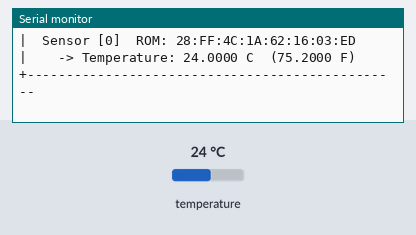
Bench run of a program on a simulated ESP32-S3. Parts: the last lines printed to the serial monitor. Inputs (shaded band) come from the test bench; at power-on: temperature 24 °C.

Above: at 2.2 s.
2.3 s: temperature set to 12 °C
At 4.5 s:
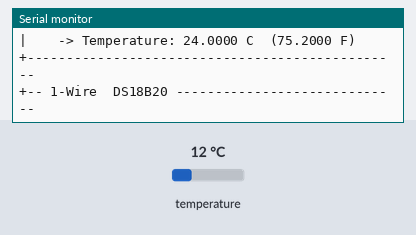
6.0 s: temperature set to 19 °C
At 8.7 s:
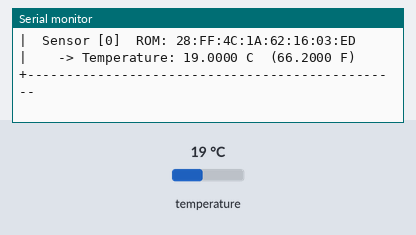
Timing chart, 0 to 10.2 s (numbered marks = the images above; inputs shaded):
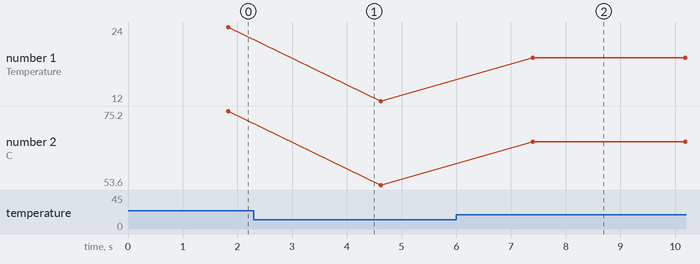

Measured:
- after the input at 6.0 s, the serial monitor: prints a new line after 1.4 s (image 2)
- plotted number 1: 12 → 19 after the input at 6.0 s
- plotted number 2: 75.2 → 53.6 after the input at 2.3 s, 53.6 → 66.2 after the input at 6.0 s

The program:

main.cpp
```cpp
/**
 * LAB 2.4 -- 1-Wire Protocol on ESP32-S3
 *
 * Sensor:
 *   DS18B20  -- digital temperature sensor, 1-Wire bus
 *
 * Wiring:
 *   DS18B20  DATA  -> GPIO4   (4.7 kOhm pull-up to 3.3V required!)
 *   DS18B20  VCC   -> 3.3V
 *   DS18B20  GND   -> GND
 *
 * 1-Wire key facts:
 *   - Single wire for data + power (parasitic mode) or separate VCC
 *   - Each device has unique 64-bit ROM address (8-byte serial number)
 *   - Master initiates all communication; devices answer by address
 *   - Multiple sensors can share the same bus wire
 */

#include <Arduino.h>
#include <OneWire.h>
#include <DallasTemperature.h>

// --- Pin definitions ---------------------------------------------------------
#define ONE_WIRE_BUS  4    // DS18B20 data pin

// --- Objects -----------------------------------------------------------------
OneWire           oneWire(ONE_WIRE_BUS);
DallasTemperature ds18b20(&oneWire);

// --- Helpers -----------------------------------------------------------------
void printRomAddress(const uint8_t *addr) {
    for (uint8_t i = 0; i < 8; i++) {
        if (addr[i] < 0x10) Serial.print('0');
        Serial.print(addr[i], HEX);
        if (i < 7) Serial.print(':');
    }
}

void setup() {
    Serial.begin(115200);
    delay(1000);

    Serial.println();
    Serial.println("================================================");
    Serial.println("  LAB 2.4 -- 1-Wire Protocol  |  DS18B20 Demo");
    Serial.println("================================================");
    Serial.println();

    // --- 1-Wire bus init -----------------------------------------------------
    ds18b20.begin();
    Serial.printf("1-Wire bus pin: GPIO%d\n", ONE_WIRE_BUS);

    uint8_t count = ds18b20.getDeviceCount();
    Serial.printf("DS18B20 sensors found on bus: %d\n\n", count);

    if (count == 0) {
        Serial.println("ERROR: No DS18B20 found!");
        Serial.println("  Check: DATA -> GPIO4, pull-up 4.7kOhm to 3.3V");
    } else {
        // Print ROM address of each found sensor
        Serial.println("ROM addresses (64-bit unique IDs):");
        for (uint8_t i = 0; i < count; i++) {
            DeviceAddress addr;
            if (ds18b20.getAddress(addr, i)) {
                Serial.printf("  Sensor [%d]: ", i);
                printRomAddress(addr);
                // Byte 0 = family code: 0x28 = DS18B20, 0x10 = DS18S20
                Serial.printf("  (family: 0x%02X)\n", addr[0]);
            }
        }
        // Set resolution: 9, 10, 11, or 12 bits (12 = 0.0625 C precision)
        ds18b20.setResolution(12);
        Serial.println("\nResolution set to 12-bit (0.0625 C)");
    }

    Serial.println();
    Serial.println("------------------------------------------------");
    Serial.println("Starting measurements every 2 seconds...");
    Serial.println("------------------------------------------------");
    Serial.println();
}

void loop() {
    Serial.println("+-- 1-Wire  DS18B20 -----------------------------");

    ds18b20.requestTemperatures();  // broadcasts CONVERT T command to all devices

    uint8_t count = ds18b20.getDeviceCount();
    if (count == 0) {
        Serial.println("|  No sensors detected!");
    } else {
        for (uint8_t i = 0; i < count; i++) {
            float tempC = ds18b20.getTempCByIndex(i);

            DeviceAddress addr;
            ds18b20.getAddress(addr, i);

            Serial.printf("|  Sensor [%d]  ROM: ", i);
            printRomAddress(addr);
            Serial.println();

            if (tempC == DEVICE_DISCONNECTED_C) {
                Serial.println("|    -> ERROR: sensor disconnected");
            } else {
                Serial.printf("|    -> Temperature: %.4f C  (%.4f F)\n",
                              tempC, ds18b20.toFahrenheit(tempC));
            }
        }
    }

    Serial.println("+------------------------------------------------");
    Serial.println();

    delay(2000);
}
```
